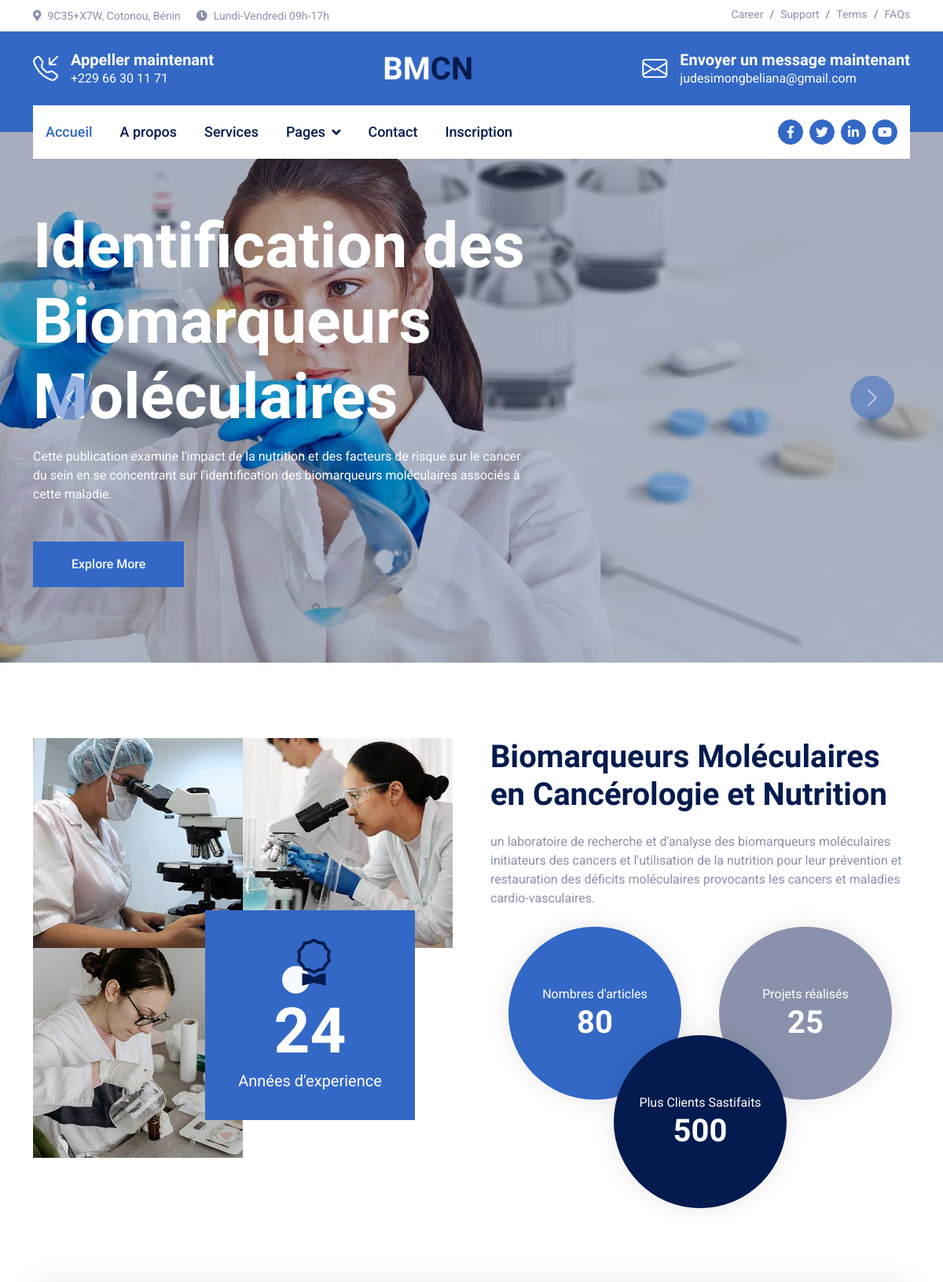
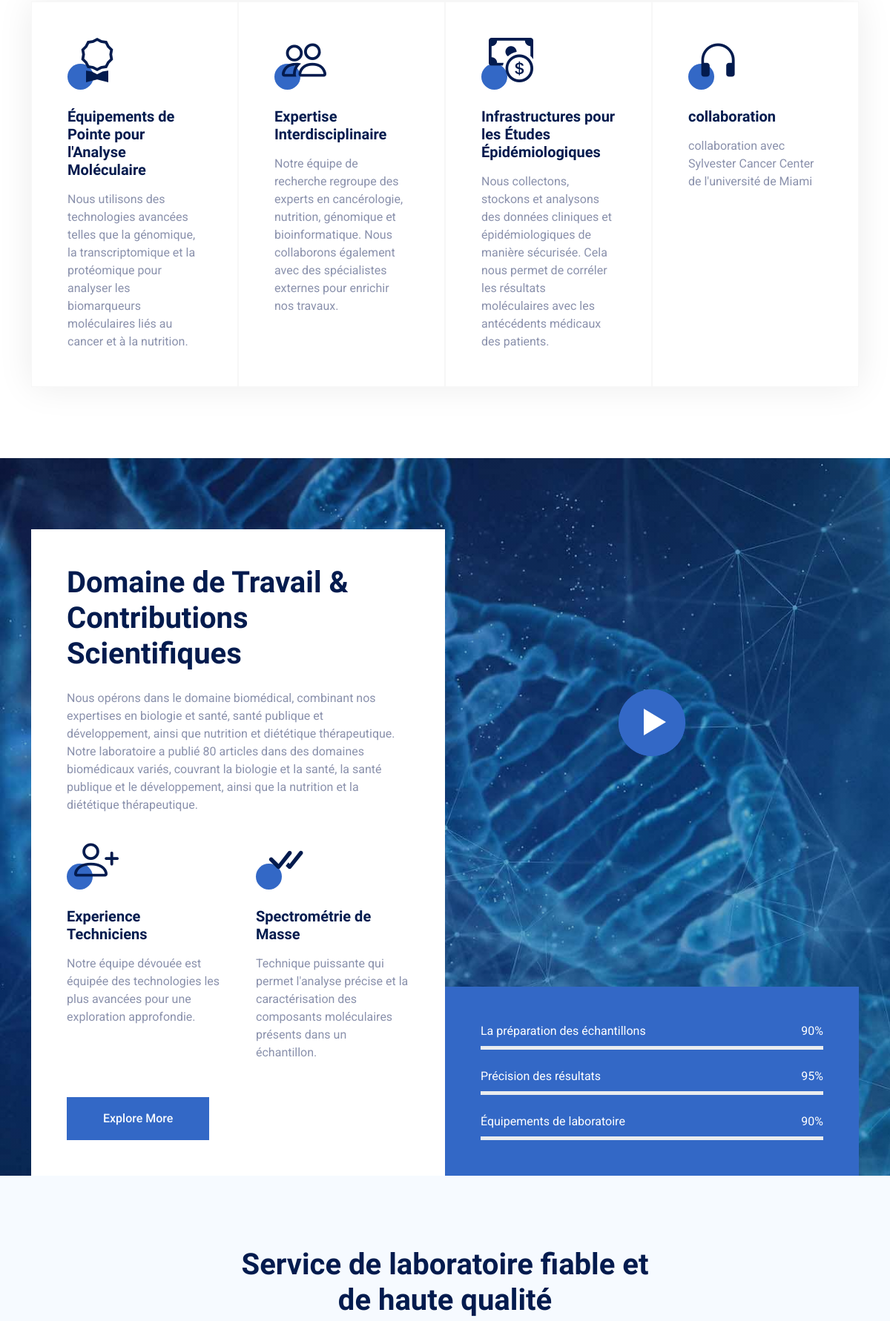
The page / (upper part) on the database its author committed (2 pictures, top to bottom).
### Website/models.py (models this page shows, shortened)
class Publicite(models.Model):
    titre = models.CharField(max_length=200)
    contenu = models.TextField()
    photo = models.ImageField(upload_to='publicite/img/', null=True, blank=True)
    pdf = models.FileField(upload_to='publicite/pdf/', null=True, blank=True)
    date_creation = models.DateTimeField(auto_now_add=True, null=True, blank=True)

### Website/views.py (the view)
# urls.py: 2. Add a URL to urlpatterns:  path('', views.home, name='home')
def home(request):
    publicites = Publicite.objects.all()
    teams = Team.objects.all()
    context = {'teams': teams, 'publicites': publicites}
    return render(request, 'Website/index.html', context)

### Website/templates/Website/index.html (shortened to what this page needs)
{% extends "Website/nav.html" %}
{% load static %}
{% block nav %}
<div class="navbar-nav">
    <a href="{% url 'home' %}" class="nav-item nav-link active">Accueil</a>
    <a href="{% url 'about' %}" class="nav-item nav-link">A propos</a>
    <a href="{% url 'service' %}" class="nav-item nav-link">Services</a>
    <div class="nav-item dropdown">
        <a href="#" class="nav-link dropdown-toggle" data-bs-toggle="dropdown">Pages</a>
    </div>
    <a href="{% url 'contact' %}" class="nav-item nav-link">Contact</a>
    <a href="{% url 'inscription' %}" class="nav-item nav-link">Inscription</a>
</div>
{% endblock %}
{% block content %}
    <div class="container-fluid header-carousel px-0 mb-5">
        <div id="header-carousel" class="carousel slide carousel-fade" data-bs-ride="carousel">
            <div class="carousel-inner">
                {% for publicite in publicites %}
                <div class="carousel-item active">
                    <img class="w-100" src="{{ publicite.photo.url }}" alt="Image">
                    <div class="carousel-caption">
                        <div class="container">
                            <div class="row justify-content-start">
                                <div class="col-lg-7 text-start">
                                    <h1 class="display-1 text-white animated slideInRight mb-3">{{ publicite.titre }}</h1>
                                    <p class="mb-5 animated slideInRight">{{ publicite.contenu }}</p>
                                    <a href="" class="btn btn-primary py-3 px-5 animated slideInRight">Explore More</a>
                                </div>
                            </div>
                        </div>
                    </div>
                </div>
                {% endfor %}
            </div>
            <button class="carousel-control-prev" type="button" data-bs-target="#header-carousel" data-bs-slide="prev">
                <span class="carousel-control-prev-icon" aria-hidden="true"></span>
            </button>
            <button class="carousel-control-next" type="button" data-bs-target="#header-carousel" data-bs-slide="next">
                <span class="carousel-control-next-icon" aria-hidden="true"></span>
            </button>
        </div>
    </div>
    <div class="container-fluid py-5">
        <div class="container">
            <div class="row g-5">
                <div class="col-lg-6 wow fadeIn" data-wow-delay="0.1s">
                    <div class="row g-0">
                        <div class="col-6">
                            <img class="img-fluid" src="{% static 'Website/img/about-1.jpg' %}">
                        </div>
                        <div class="col-6">
                            <img class="img-fluid" src="{% static 'Website/img/about-2.jpg' %}">
                        </div>
                        <div class="col-6">
                            <img class="img-fluid" src="{% static 'Website/img/about-3.jpg' %}">
                        </div>
                        <div class="col-6">
                            <div class="bg-primary w-100 h-100 mt-n5 ms-n5 d-flex flex-column align-items-center justify-content-center">
                                <div class="icon-box-light">
                                    <i class="bi bi-award text-dark"></i>
                                </div>
                                <h1 class="display-1 text-white mb-0" data-toggle="counter-up">24</h1>
                                <small class="fs-5 text-white">Années d'experience</small>
                            </div>
                        </div>
                    </div>
                </div>
                <div class="col-lg-6 wow fadeIn" data-wow-delay="0.5s">
                    <h1 class="display-6 mb-4">Biomarqueurs Moléculaires en Cancérologie et Nutrition</h1>
                    <p class="mb-4">un laboratoire de recherche et d'analyse des biomarqueurs moléculaires initiateurs des cancers et l'utilisation de la nutrition pour leur prévention et restauration des déficits moléculaires provocants les cancers et maladies cardio-vasculaires.</p>
                    <div class="row g-4 g-sm-5 justify-content-center">
                        <div class="col-sm-6">
                            <div class="about-fact btn-square flex-column rounded-circle bg-primary ms-sm-auto">
                                <p class="text-white mb-0">Nombres d'articles</p>
                                <h1 class="text-white mb-0" data-toggle="counter-up">80</h1>
                            </div>
                        </div>
                        <div class="col-sm-6 text-start">
                            <div class="about-fact btn-square flex-column rounded-circle bg-secondary me-sm-auto">
                                <p class="text-white mb-0">Projets réalisés</p>
                                <h1 class="text-white mb-0" data-toggle="counter-up">25</h1>
                            </div>
                        </div>
                        <div class="col-sm-6">
                            <div class="about-fact mt-n130 btn-square flex-column rounded-circle bg-dark mx-sm-auto">
                                <p class="text-white mb-0">Plus Clients Sastifaits</p>
                                <h1 class="text-white mb-0" data-toggle="counter-up">500</h1>
                            </div>
                        </div>
                    </div>
                </div>
            </div>
        </div>
    </div>
    <div class="container-fluid py-5">
        <div class="container">
            <div class="row g-0 feature-row">
                <div class="col-md-6 col-lg-3 wow fadeIn" data-wow-delay="0.1s">
                    <div class="feature-item border h-100 p-5">
                        <div class="icon-box-primary mb-4">
                            <i class="bi bi-award text-dark"></i>
                        </div>
                        <h5 class="mb-3">Équipements de Pointe pour l'Analyse Moléculaire</h5>
                        <p class="mb-0">Nous utilisons des technologies avancées telles que la génomique, la transcriptomique et la protéomique pour analyser les biomarqueurs moléculaires liés au cancer et à la nutrition. </p>
                    </div>
                </div>
                <div class="col-md-6 col-lg-3 wow fadeIn" data-wow-delay="0.3s">
                    <div class="feature-item border h-100 p-5">
                        <div class="icon-box-primary mb-4">
                            <i class="bi bi-people text-dark"></i>
                        </div>
                        <h5 class="mb-3">Expertise Interdisciplinaire</h5>
                        <p class="mb-0">Notre équipe de recherche regroupe des experts en cancérologie, nutrition, génomique et bioinformatique. Nous collaborons également avec des spécialistes externes pour enrichir nos travaux.</p>
                    </div>
                </div>
                <div class="col-md-6 col-lg-3 wow fadeIn" data-wow-delay="0.5s">
                    <div class="feature-item border h-100 p-5">
                        <div class="icon-box-primary mb-4">
                            <i class="bi bi-cash-coin text-dark"></i>
                        </div>
                        <h5 class="mb-3"> Infrastructures pour les Études Épidémiologiques </h5>
                        <p class="mb-0">Nous collectons, stockons et analysons des données cliniques et épidémiologiques de manière sécurisée. Cela nous permet de corréler les résultats moléculaires avec les antécédents médicaux des patients.</p>
                    </div>
                </div>
                <div class="col-md-6 col-lg-3 wow fadeIn" data-wow-delay="0.7s">
                    <div class="feature-item border h-100 p-5">
                        <div class="icon-box-primary mb-4">
                            <i class="bi bi-headphones text-dark"></i>
                        </div>
                        <h5 class="mb-3">collaboration</h5>
                        <p class="mb-0">collaboration avec Sylvester Cancer Center de l'université de Miami</p>
                    </div>
                </div>
            </div>
        </div>
    </div>
    <div class="container-fluid feature mt-5 wow fadeInUp" data-wow-delay="0.1s">
        <div class="container">
            <div class="row g-0">
                <div class="col-lg-6 pt-lg-5">
                    <div class="bg-white p-5 mt-lg-5">
                        <h1 class="display-6 mb-4 wow fadeIn" data-wow-delay="0.3s">Domaine de Travail & Contributions Scientifiques</h1>
                        <p class="mb-4 wow fadeIn" data-wow-delay="0.4s">Nous opérons dans le domaine biomédical, combinant nos expertises en biologie et santé, santé publique et développement, ainsi que nutrition et diététique thérapeutique. Notre laboratoire a publié 80 articles dans des domaines biomédicaux variés, couvrant la biologie et la santé, la santé publique et le développement, ainsi que la nutrition et la diététique thérapeutique.</p>
                        <div class="row g-5 pt-2 mb-5">
                            <div class="col-sm-6 wow fadeIn" data-wow-delay="0.3s">
                                <div class="icon-box-primary mb-4">
                                    <i class="bi bi-person-plus text-dark"></i>
                                </div>
                                <h5 class="mb-3">Experience Techniciens</h5>
                                <span>Notre équipe dévouée est équipée des technologies les plus avancées pour une exploration approfondie.</span>
                            </div>
                            <div class="col-sm-6 wow fadeIn" data-wow-delay="0.4s">
                                <div class="icon-box-primary mb-4">
                                    <i class="bi bi-check-all text-dark"></i>
                                </div>
                                <h5 class="mb-3">Spectrométrie de Masse</h5>
                                <span>Technique puissante qui permet l'analyse précise et la caractérisation des composants moléculaires présents dans un échantillon.</span>
                            </div>
                        </div>
                        <a class="btn btn-primary py-3 px-5 wow fadeIn" data-wow-delay="0.5s" href="">Explore More</a>
                    </div>
                </div>
                <div class="col-lg-6">
                    <div class="row h-100 align-items-end">
                        <div class="col-12 wow fadeIn" data-wow-delay="0.3s">
                            <div class="d-flex align-items-center justify-content-center" style="min-height: 300px;">
                                <button type="button" class="btn-play" data-bs-toggle="modal"
                                    data-src="https://www.youtube.com/embed/DWRcNpR6Kdc" data-bs-target="#videoModal">
                                    <span></span>
                                </button>
                            </div>
                        </div>
                        <div class="col-12">
                            <div class="bg-primary p-5">
                                <div class="experience mb-4 wow fadeIn" data-wow-delay="0.3s">
                                    <div class="d-flex justify-content-between mb-2">
                                        <span class="text-white">La préparation des échantillons</span>
                                        <span class="text-white">90%</span>
                                    </div>
                                    <div class="progress">
                                    </div>
                                </div>
                                <div class="experience mb-4 wow fadeIn" data-wow-delay="0.4s">
                                    <div class="d-flex justify-content-between mb-2">
                                        <span class="text-white">Précision des résultats</span>
                                        <span class="text-white">95%</span>
                                    </div>
                                    <div class="progress">
                                    </div>
                                </div>
                                <div class="experience mb-0 wow fadeIn" data-wow-delay="0.5s">
                                    <div class="d-flex justify-content-between mb-2">
                                        <span class="text-white">Équipements de laboratoire</span>
                                        <span class="text-white">90%</span>
                                    </div>
                                    <div class="progress">
                                    </div>
                                </div>
                            </div>
                        </div>
                    </div>
                </div>
            </div>
        </div>
    </div>
     <div class="container-fluid container-service py-5">
        <div class="container py-5">
            <div class="text-center mx-auto wow fadeInUp" data-wow-delay="0.1s" style="max-width: 600px;">
                <h1 class="display-6 mb-3">Service de laboratoire fiable et de haute qualité</h1>
            </div>
        </div>
    </div>
    {% endblock %}

### rows shown on the page
Publicite: photo (picture), titre "Identification des Biomarqueurs Moléculaires", contenu "Cette publication examine l'impact de la nutrition et des facteurs de risque sur le cancer du sein en se concentrant sur l'identification des biomarqueurs moléculaires associés à cette maladie."
